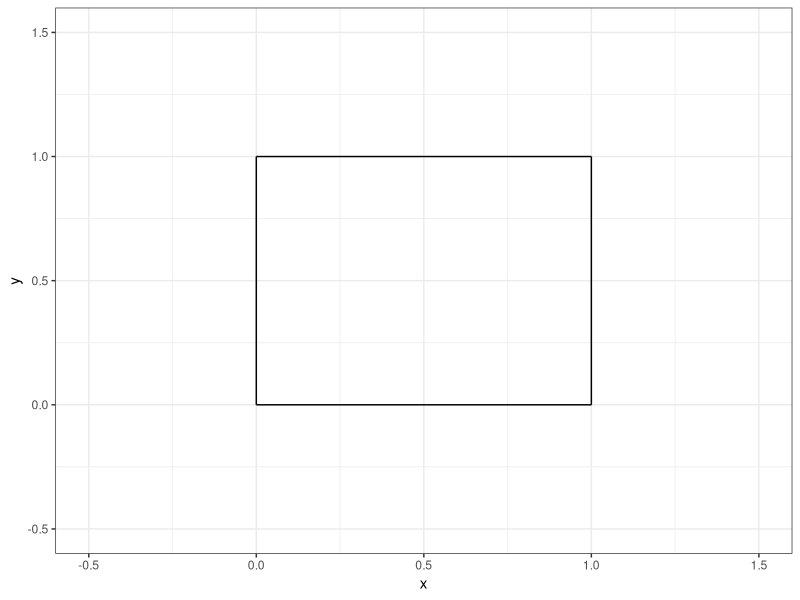
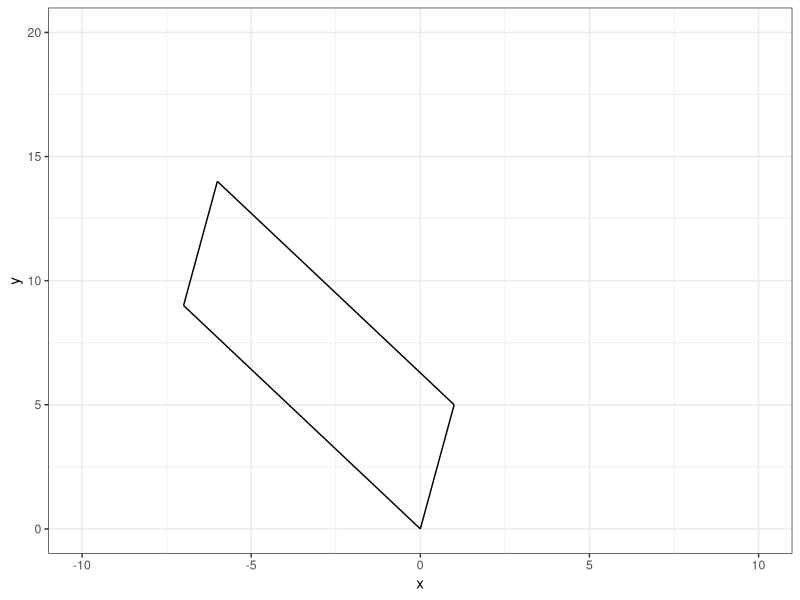
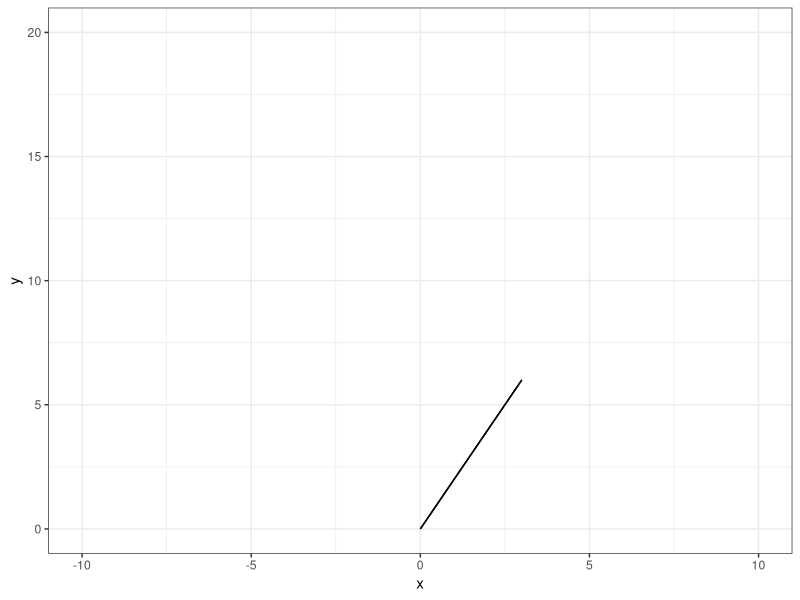
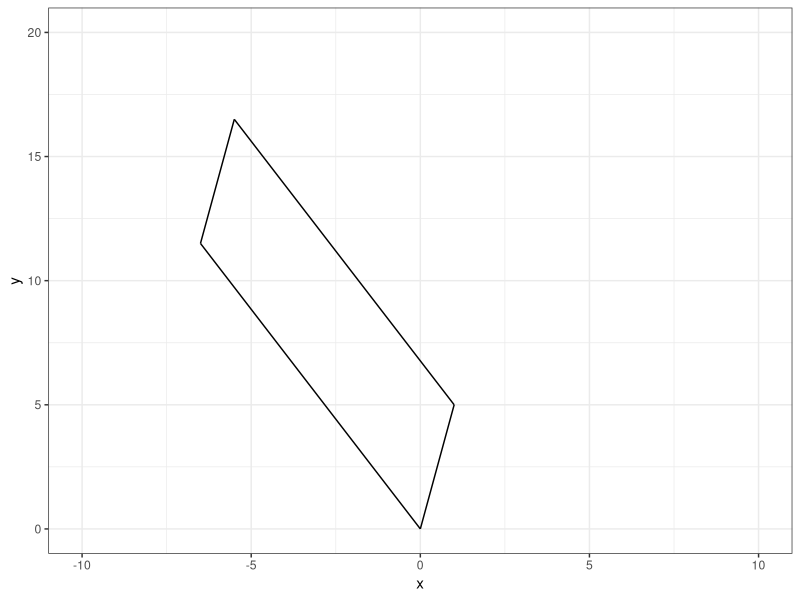
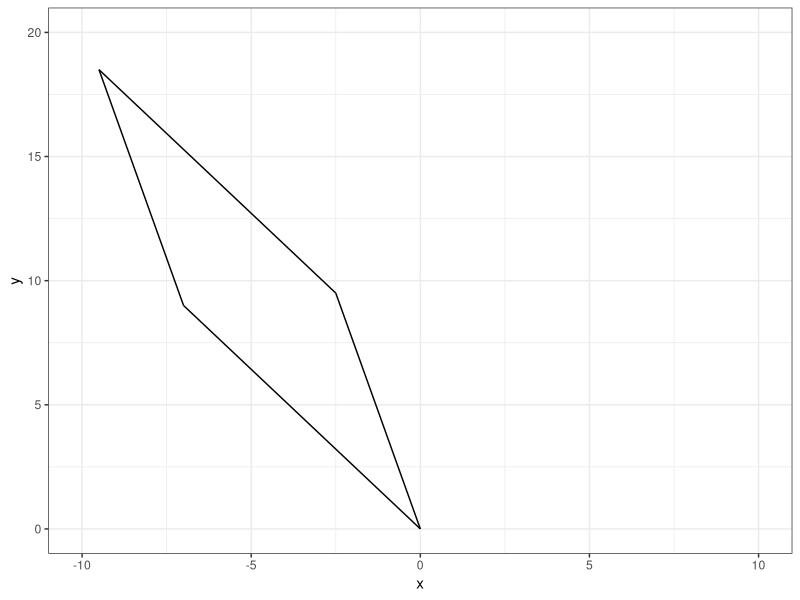
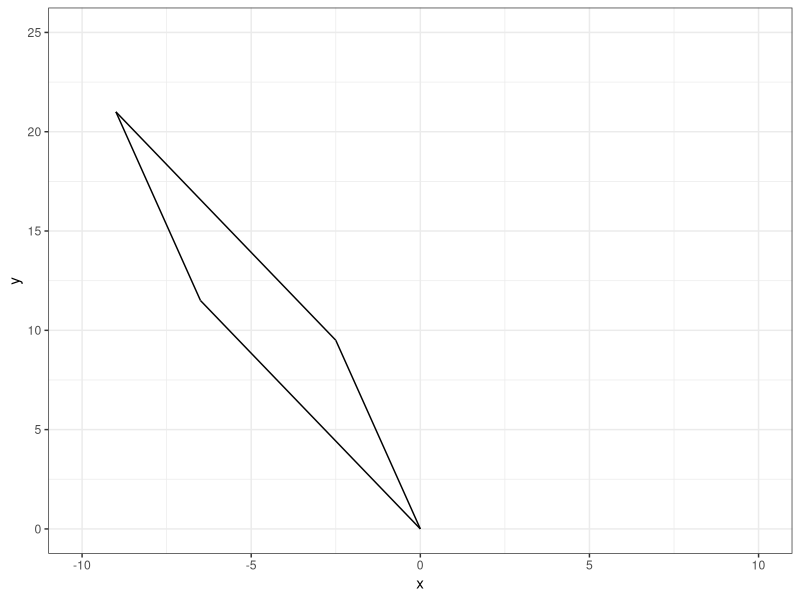
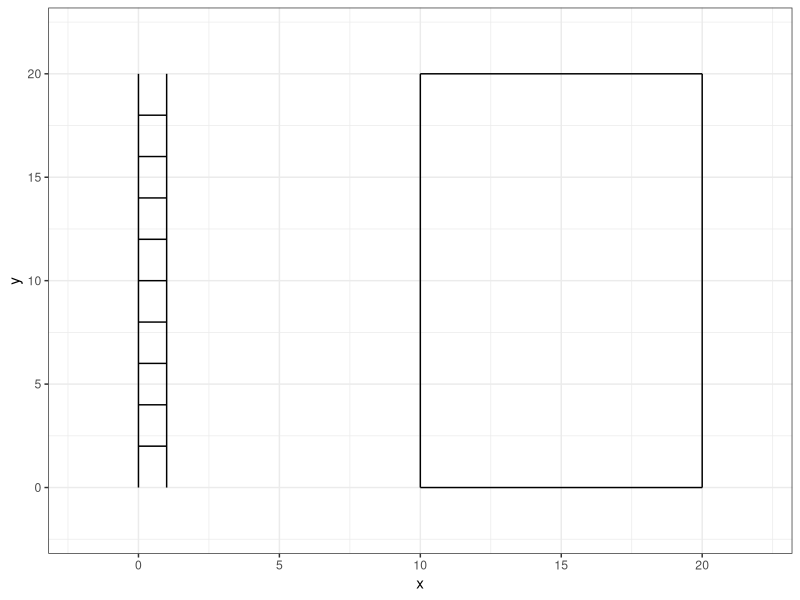

Here is the R script that generated these plots, in order:
## ---- chunk 1
#| echo: false

default_chunk_hook  <- knitr::knit_hooks$get("chunk")

latex_font_size <- c("Huge", "huge", "LARGE", "Large", 
                     "large", "normalsize", "small", 
                     "footnotesize", "scriptsize", "tiny")

knitr::knit_hooks$set(chunk = function(x, options) {
  x <- default_chunk_hook(x, options)
  if(options$size %in% latex_font_size) {
    paste0("\n \\", options$size, "\n\n", 
      x, 
      "\n\n \\normalsize"
    )
  } else {
    x
  }
})

## ---- chunk 2
#| label: load-packages
#| include: false
library(tidyverse)
## ---- chunk 3
#| label: fig-unitsquare
#| fig-cap: "The unit square."
#| fig-width: 3
#| fig-height: 3
#| scale: "80%"
#| fig-align: "center"
#| size: "scriptsize"
ggplot() +
  geom_segment(aes(x = 0, xend = 0,
                   y=0, yend = 1))+
  geom_segment(aes(x = 0, xend = 1,
                   y=1, yend = 1))+
  geom_segment(aes(x = 1, xend = 1,
                   y=0, yend = 1))+
  geom_segment(aes(x = 0, xend = 1,
                   y=0, yend = 0)) +
  theme_bw() + 
  xlim(-0.5, 1.5)+
  ylim(-0.5, 1.5)+
  labs(x = "x", 
       y = "y")
## ---- chunk 4
(A = matrix(data=c(1, -7, 5, 9), nrow = 2, ncol = 2, byrow = TRUE))
## ---- chunk 5
M = matrix(data=c(1, 0, 0, 1), nrow = 2, ncol = 2, byrow = TRUE)
(T = A %*% M)
## ---- chunk 6
(basis.vector.1 = T[,1])
(basis.vector.2 = T[,2])
## ---- chunk 7
(p0 = c(0,0))
(p1 = basis.vector.1)
(p2 = basis.vector.1 + basis.vector.2)
(p3 = basis.vector.2)
## ---- chunk 8
#| label: fig-TSquare
#| fig-cap: "The T Shape."
#| fig-width: 3
#| fig-height: 3
#| scale: "80%"
#| fig-align: "center"
#| size: "scriptsize"
ggplot() +
  geom_segment(aes(x = 0, xend = 1,
                   y=0, yend = 5))+
  geom_segment(aes(x = -6, xend = 1,
                   y=14, yend = 5))+
  geom_segment(aes(x = -7, xend = -6,
                   y=9, yend = 14))+
  geom_segment(aes(x = -7, xend = 0,
                   y=9, yend = 0)) +
  theme_bw() + 
  xlim(-10, 10) +
  ylim(0, 20) +
  labs(x = "x", 
       y = "y")
## ---- chunk 9
(det(A))
## ---- chunk 10
(A = matrix(data=c(1, 2, 2, 4), nrow = 2, ncol = 2, byrow = TRUE))
## ---- chunk 11
M = matrix(data=c(1, 0, 0, 1), nrow = 2, ncol = 2, byrow = TRUE)
(T = A %*% M)
## ---- chunk 12
(basis.vector.1 = T[,1])
(basis.vector.2 = T[,2])
## ---- chunk 13
(p0 = c(0,0))
(p1 = basis.vector.1)
(p2 = basis.vector.1 + basis.vector.2)
(p3 = basis.vector.2)
## ---- chunk 14
#| label: fig-T2Square
#| fig-cap: "The T2 Shape."
#| fig-width: 3
#| fig-height: 3
#| scale: "80%"
#| fig-align: "center"
#| size: "scriptsize"
p0 <- c(0, 0)
p1 <- c(1, 2)
p2 <- c(3, 6)
p3 <- c(2, 4)
ggplot() +
  geom_segment(aes(x = p0[1], y = p0[2], xend = p1[1], yend = p1[2])) +
  geom_segment(aes(x = p1[1], y = p1[2], xend = p2[1], yend = p2[2])) +
  geom_segment(aes(x = p2[1], y = p2[2], xend = p3[1], yend = p3[2])) +
  geom_segment(aes(x = p3[1], y = p3[2], xend = p0[1], yend = p0[2])) +
  theme_bw() +
  xlim(-10, 10) +
  ylim(0, 20) +
  labs(x = "x", y = "y")
## ---- chunk 15
det(A)
## ---- chunk 16
A = matrix(data=c(1, -7, 5, 9), nrow = 2, ncol = 2, byrow = TRUE)
M = matrix(data=c(1, 0.5, 0, 1), nrow = 2, ncol = 2, byrow = TRUE)
(T = A %*% M)
## ---- chunk 17
(basis.vector.1 = T[,1])
(basis.vector.2 = T[,2])
## ---- chunk 18
#| label: fig-Q3ASquare
#| fig-cap: "The Q3a Shape."
#| fig-width: 3
#| fig-height: 3
#| scale: "80%"
#| fig-align: "center"
#| size: "scriptsize"
p0 = c(0,0)
p1 = basis.vector.1
p2 = basis.vector.1 + basis.vector.2
p3 = basis.vector.2
ggplot() +
  geom_segment(aes(x = p0[1], y = p0[2], xend = p1[1], yend = p1[2])) +
  geom_segment(aes(x = p1[1], y = p1[2], xend = p2[1], yend = p2[2])) +
  geom_segment(aes(x = p2[1], y = p2[2], xend = p3[1], yend = p3[2])) +
  geom_segment(aes(x = p3[1], y = p3[2], xend = p0[1], yend = p0[2])) +
  theme_bw() +
  xlim(-10, 10) +
  ylim(0, 20) +
  labs(x = "x", y = "y")
## ---- chunk 19
det(A)
## ---- chunk 20
A = matrix(data=c(1, -7, 5, 9), nrow = 2, ncol = 2, byrow = TRUE)
M = matrix(data=c(1, 0, 0.5, 1), nrow = 2, ncol = 2, byrow = TRUE)
(T = A %*% M)
## ---- chunk 21
(basis.vector.1 = T[,1])
(basis.vector.2 = T[,2])
## ---- chunk 22
#| label: fig-Q3BSquare
#| fig-cap: "The Q3b Shape."
#| fig-width: 3
#| fig-height: 3
#| scale: "80%"
#| fig-align: "center"
#| size: "scriptsize"
p0 = c(0,0)
p1 = basis.vector.1
p2 = basis.vector.1 + basis.vector.2
p3 = basis.vector.2
ggplot() +
  geom_segment(aes(x = p0[1], y = p0[2], xend = p1[1], yend = p1[2])) +
  geom_segment(aes(x = p1[1], y = p1[2], xend = p2[1], yend = p2[2])) +
  geom_segment(aes(x = p2[1], y = p2[2], xend = p3[1], yend = p3[2])) +
  geom_segment(aes(x = p3[1], y = p3[2], xend = p0[1], yend = p0[2])) +
  theme_bw() +
  xlim(-10, 10) +
  ylim(0, 20) +
  labs(x = "x", y = "y")
## ---- chunk 23
det(A)
## ---- chunk 24
A = matrix(data=c(1, -7, 5, 9), nrow = 2, ncol = 2, byrow = TRUE)
M = matrix(data=c(1, 0.5, 0.5, 1), nrow = 2, ncol = 2, byrow = TRUE)
(T = A %*% M)
## ---- chunk 25
(basis.vector.1 = T[,1])
(basis.vector.2 = T[,2])
## ---- chunk 26
#| label: fig-Q3CSquare
#| fig-cap: "The Q3c Shape."
#| fig-width: 3
#| fig-height: 3
#| scale: "80%"
#| fig-align: "center"
#| size: "scriptsize"
p0 = c(0,0)
p1 = basis.vector.1
p2 = basis.vector.1 + basis.vector.2
p3 = basis.vector.2
ggplot() +
  geom_segment(aes(x = p0[1], y = p0[2], xend = p1[1], yend = p1[2])) +
  geom_segment(aes(x = p1[1], y = p1[2], xend = p2[1], yend = p2[2])) +
  geom_segment(aes(x = p2[1], y = p2[2], xend = p3[1], yend = p3[2])) +
  geom_segment(aes(x = p3[1], y = p3[2], xend = p0[1], yend = p0[2])) +
  theme_bw() +
  xlim(-10, 10) +
  ylim(0, 25) +
  labs(x = "x", y = "y")
## ---- chunk 27
det(A)
## ---- chunk 28
ladder = data.frame( x = c(0,0,1,1,0,1,0,1,0,1,0,1,0,1,0,1,0,1,0,1,0,1), y = c(0,20,0,20,2,2,4,4,6,6,8,8,10,10,12,12,14,14,16,16,18,18), group = c(1,1,2,2,3,3,4,4,5,5,6,6,7,7,8,8,9,9,10,10,11,11))


## ---- chunk 29
#| label: fig-ladder
#| fig-cap: "A ladder."
#| fig-width: 3
#| fig-height: 3
#| scale: "80%"
#| fig-align: "center"
#| size: "scriptsize"
ggplot() +
  geom_path(data = ladder, 
              aes(x = x, y = y, group = group)) +
                  geom_segment(aes(x = 10, xend = 10,
                   y=0, yend = 20))+
  geom_segment(aes(x = 10, xend = 20,
                   y=20, yend = 20))+
  geom_segment(aes(x = 20, xend = 20,
                   y=0, yend = 20))+
  geom_segment(aes(x = 10, xend = 20,
                   y=0, yend = 0)) +
  theme_bw() +
  xlim(-2,22) +
  ylim(-2,22)
## ---- chunk 30
A = as.matrix(ladder[ , c(1,2)])
M = matrix(data=c(1, 0, 0.5, 1), nrow = 2, ncol = 2, byrow = TRUE)
(T = A %*% M)
## ---- chunk 31
(leaning.ladder = data.frame(x = T[,1], y = T[,2], group = ladder[,3]))
